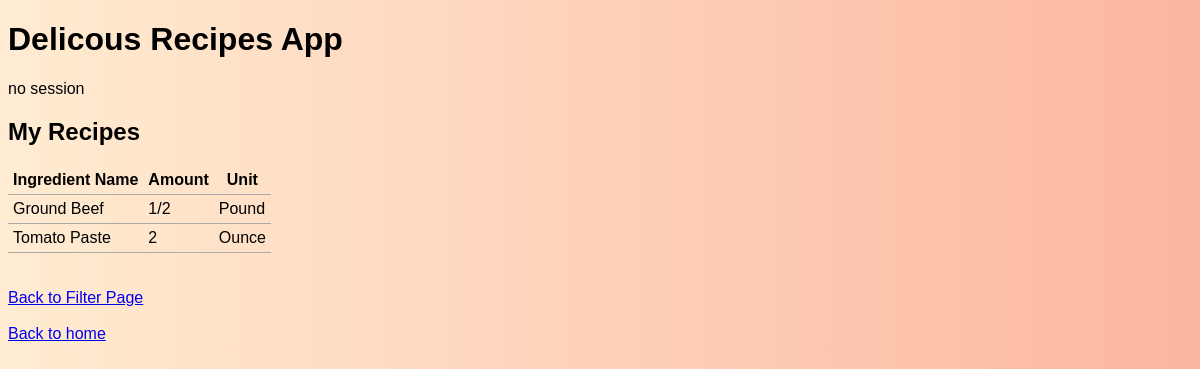
/viewrecipeingredients.php?ReID=4, run on the app's committed database.
### tables this page shows
CREATE TABLE RecipeContainsIngredient (
IName VARCHAR(100),
ReID INTEGER,
Amount CHAR(20) NOT NULL,
PRIMARY KEY (IName, ReID),
FOREIGN KEY (IName) REFERENCES Ingredient(Name)
	ON DELETE NO ACTION
	ON UPDATE CASCADE,
FOREIGN KEY (ReID) REFERENCES Recipe(ReID)
	ON DELETE CASCADE
	ON UPDATE CASCADE
);

CREATE TABLE Ingredient (
Name VARCHAR(100) PRIMARY KEY,
Unit VARCHAR(50)
);

### viewrecipeingredients.php (the view, shortened to what this page needs)
<?php
require "templates/header.php";
if (isset($_GET["ReID"])) {
    try {
        include 'config.php';
      $connection = new PDO($dsn, $username, $password, $options);
      $ReID = $_GET["ReID"];
      $sql = "SELECT ri.IName, ri.Amount, i.Unit FROM recipe AS r, recipecontainsingredient AS ri, ingredient AS i
                       WHERE r.ReID = $ReID AND r.ReID = ri.ReID AND ri.IName = i.Name";
      $statement = $connection->prepare($sql);
      $statement->execute();
      $result = $statement->fetchAll();
    } catch(PDOException $error) {
        echo $sql . "<br>" . $error->getMessage();
    }
  }
?>
<?php
    if ($result && $statement->rowCount() > 0) { ?>
        <h2>My Recipes</h2>
        <table>
            <thead>
                <tr>
                    <th>Ingredient Name</th>
                    <th>Amount</th>
                    <th>Unit</th>
                </tr>
            </thead>
            <tbody>
        <?php foreach ($result as $row) { ?>
            <tr>
                <td><?php echo $row["IName"]; ?></td>
                <td><?php echo $row["Amount"]; ?></td>
                <td><?php echo $row["Unit"]; ?></td>
            </tr>
        <?php } ?>
        </tbody>
    </table>
    <?php } else { ?>
        <blockquote>No results found.</blockquote>
    <?php }
 ?>
<a href="read.php">Back to Filter Page</a>
<a href="index.php">Back to home</a>
<?php require "templates/footer.php"; ?>

### css/style.css (style rules this page uses)
table { border-collapse: collapse; border-spacing: 0; }
td, th { padding: 5px; border-bottom: 1px solid #aaa; }
body { background-image: linear-gradient(to right, #ffecd2, #fcb69f); }
html { font-family: sans-serif; }

### data on the page
recipecontainsingredient: IName "Ground Beef", Amount "1/2", IName.Unit "Pound"
recipecontainsingredient: IName "Tomato Paste", Amount "2", IName.Unit "Ounce"
